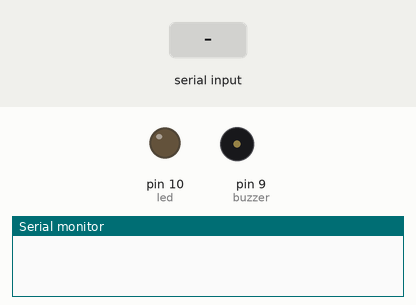
A sketch run on a simulated Arduino Uno, built with avr-gcc and run on an emulated ATmega328P. On the bench: output pins drawn as LEDs (lit = HIGH), buzzer (waves = sounding), the last lines printed to the serial monitor. The test bench sets the inputs (shaded band).

Above: at 1.2 s.
1.3 s: "90,45\n" received over Serial
At 1.36 s:
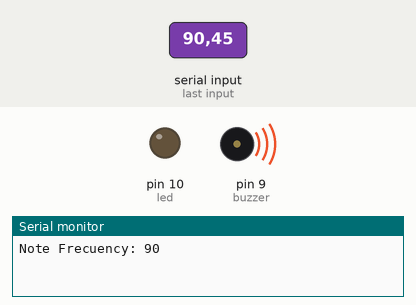
2.9 s: "n" received over Serial
At 3.5 s:
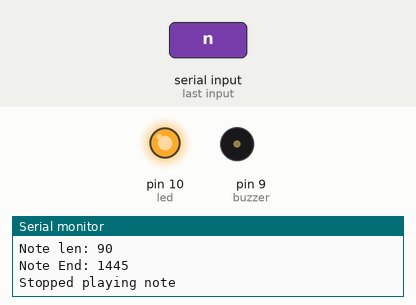
4.4 s: "30,150\n" received over Serial
At 4.8 s:
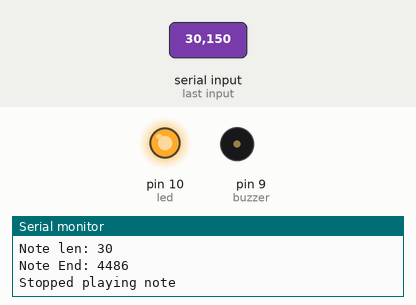
5.9 s: "f" received over Serial
At 7.0 s:
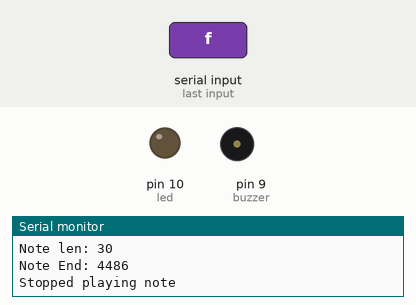
Timing chart, 0 to 8.4 s (numbered marks = the images above; inputs shaded):
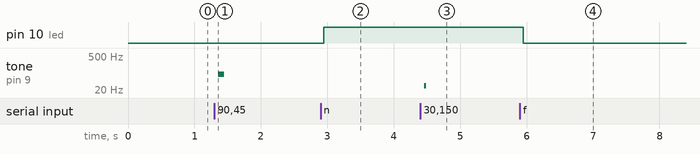

Measured:
- after the input at 1.3 s, tone on pin 9 (buzzer): silent → 90 Hz after 0.06 s, → silent 0.09 s later
- after the input at 2.9 s, pin 10 (led): LOW → HIGH after 0.05 s
- after the input at 4.4 s, tone on pin 9 (buzzer): silent → 30 Hz after 0.06 s, → silent 0.03 s later
- after the input at 5.9 s, pin 10 (led): HIGH → LOW after 0.05 s

The sketch:

Avomation_Arduino.ino
```cpp
/* Avomation by Avocado 2017
 *  This program recieves serial data. With it, it decides if to play a tone or turn on/off a light
 * Use this as you want boi :D
 */
int buzzer = 9 ; //Digital out to buzzer 9
int led = 10; //Pin to led on digital out
String data;
int tempo = 100; //Tempo of the "song"
int noteFre = 0; //The note frecuency
int noteLen = 0; //Note duration. we use it to get the data from serial
unsigned long noteEnd = 0; //We use it to know when the note is over

int incomingData = 0; //We use this to recieve data from serial; we parse this shit

bool isNotePlaying = false; //We check if we are playing a note

void setup() {
  Serial.begin(9600); //We start the serial data, so we can recive data
  Serial.setTimeout(50);//This fucking shit is by default 1000 ms wtf
  pinMode(buzzer, OUTPUT); //We set this pin out so the buzzer can play sounds
  pinMode(led, OUTPUT); //This pin is for the led


}

void loop() {


  if(Serial.available() > 0){//We check if we have something in the serial
    data = Serial.readString();//We get the string from the serial data
    if(data == "n"){//Is the String is Only N it means in on (I used the last letter of on for this because off starts with an o too
      digitalWrite(led, HIGH);//We turn on the led
    }
    else if(data == "f"){//Is the string in data is only off it means we should turn off the light
      digitalWrite(led, LOW);//We turn off the lighto
    }
    else{//If not a on or off message, we parse the data and play the tone
      noteFre = parseFre(data);//WE parse the data here
      noteLen = parseLen(data);
      if(isNotePlaying == false and noteFre > 0) {//If a note is not playing and the frecuency > 0
        //noteLen = 1000;
        noteEnd = noteLen+millis();//This helps to know where the notes ends with each loop
        //Here we print the note len and the finish time of the note
        Serial.print("Note Frecuency: ");
        Serial.println(noteFre);
        Serial.print("Note len: ");
        Serial.println(noteLen);
        Serial.print("Note End: ");
        Serial.println(noteEnd);
        tone(buzzer,noteFre);//Here we play the tone
        isNotePlaying = true; //This prevents to play again the tone before the noteEnd reach it end
      }
    }
  }

  if(isNotePlaying == true and millis() >= noteEnd){//Each loop we compare the actual millisecs and the note end. This way we know if the note have reached it end lmao
    noTone(buzzer);//we stop playing
    Serial.println("Stopped playing note");
    isNotePlaying = false;//We set this false so we can play another note
  }

}

int parseFre(String data){//we use this to parse the tone (frellen) we cut from the l to the end
  data.remove(data.indexOf("l"));
  return data.toInt();
}

int parseLen(String data){//we use this to parse the len (frellen) we cut everything before the l+1
  data.remove(0,data.indexOf("l")+1);
  return data.toInt();
}
```
